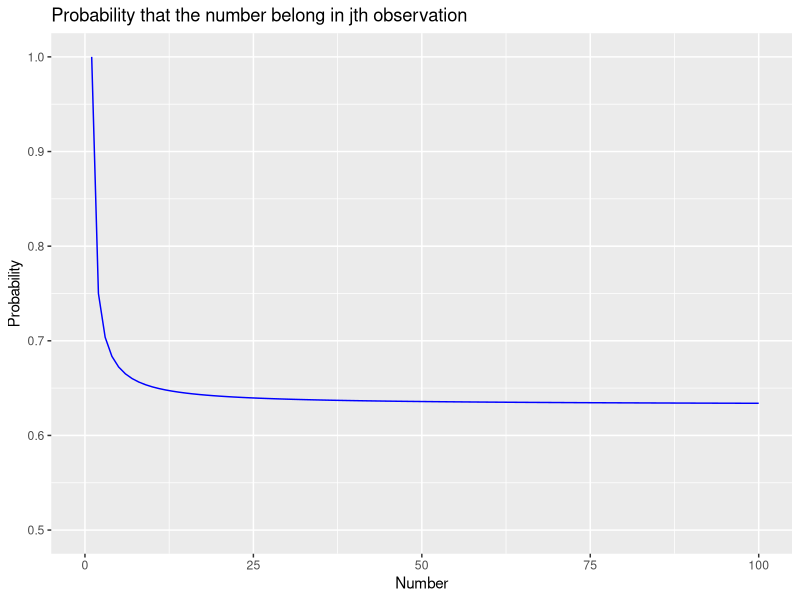
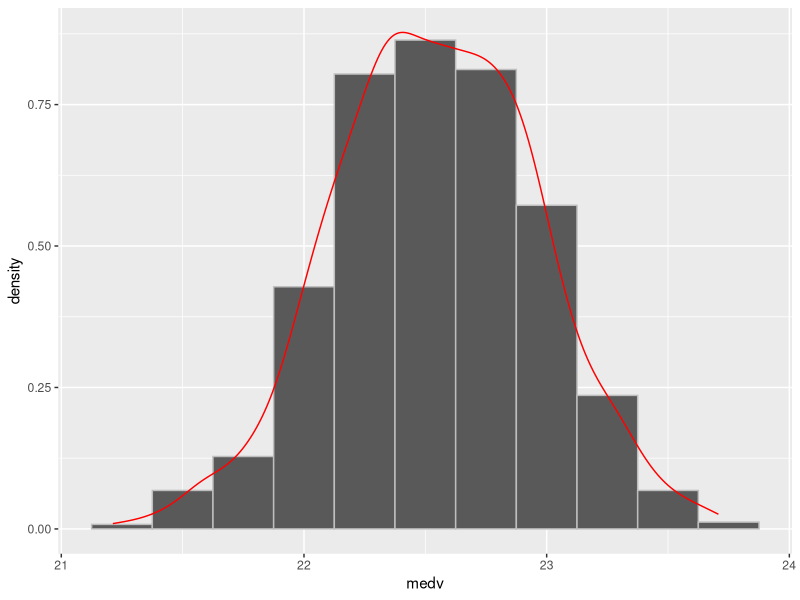
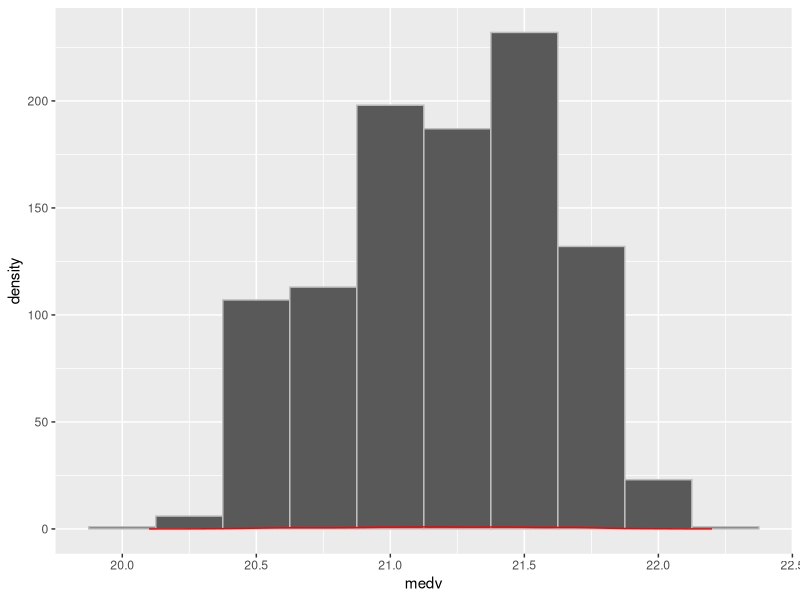

Generate these figures, in order, with R:
## ---- chunk 1
knitr::opts_chunk$set(echo = F,warning=F,message=F)
## ---- chunk 2
library(ggplot2)
n <- c(1:100000)
p <- 1-(1-1/n)^n
mydata <- data.frame(n, p)
ggplot(mydata, aes(x=n, y=p)) + 
  geom_line(size=0.5, col= "blue") + 
  xlim(c(0, 100)) + ylim(c(0.5, 1))+
  labs(title="Probability that the number belong in jth observation", y="Probability", x="Number")

## ---- chunk 3
set.seed(20218)
store=rep (NA , 10000)
for (i in 1:10000) {
store[i]=sum(sample (1:100 , rep =TRUE)==4) >0
}
mean(store)
## ---- chunk 4
library(MASS)
data(Boston)
# head(Boston)

muhat <- mean(Boston$medv)
paste0("The standard error of mu is ", round(muhat, digits = 3))
## ---- chunk 5
std_error <- (sd(Boston$medv))/sqrt(dim(Boston)[1])
paste0("The standard error of mu is ", round(std_error, digits = 6))

## ---- chunk 6
set.seed(20218)
n <- dim(Boston)[1]
B <- 1000
boot.samples <- matrix(sample(Boston$medv, size = B * n, replace = TRUE),
                      B, n)
# dim(boot.samples)
boot.statistics = apply(boot.samples, 1, mean)

require(ggplot2)
ggplot(data.frame(medv = boot.statistics),aes(x=medv)) +
  geom_histogram(binwidth=0.25,aes(y=..density..), col="grey") +
  geom_density(color="red")

medv.se = sd(boot.statistics)
paste0("The standard error of medv with bootstrap is ", round(medv.se, digits = 6))

## ---- chunk 7
t.test(Boston$medv)

confidence95 <- (c(muhat - 2*medv.se, muhat + 2*medv.se))
confidence95


## ---- chunk 8
medhat <- median(Boston$medv)
paste0("The standard error of medv with bootstrap is ", round(medhat, digits = 6))

## ---- chunk 9
set.seed(20218)
n <- dim(Boston)[1]
B <- 1000
boot.samples <- matrix(sample(Boston$medv, size = B * n, replace = TRUE),
                      B, n)
dim(boot.samples)
boot.statistics.median = apply(boot.samples, 1, median)

require(ggplot2)
ggplot(data.frame(medv = boot.statistics.median),aes(x=medv)) +
  geom_histogram(binwidth=0.25,col="grey") +
  geom_density(color="red")

medv.se.med = sd(boot.statistics.median)
paste0("The standard error of medv with bootstrap is ", round(medv.se.med, digits = 6))


## ---- chunk 10
muhat.1=quantile(Boston$medv, probs=0.1)
paste0("The tenth percentile of medv is ", muhat.1)

## ---- chunk 11

n <- dim(Boston)[1]
B <- 1000
set.seed(20218)
boot.samples <- matrix(sample(Boston$medv, size = B * n, replace = TRUE),
                      B, n)

boot.statistics.mu = apply(boot.samples,1, mean)

est <- boot.statistics.mu
# perc <- c(quantile(boot.samples, prob=0.1))

muhat0.1.se <- (2*est-quantile(boot.samples, prob=0.1))

# standard error for the mu 0.1
paste0("The tenth percentile of medv is ", (round(sd(muhat0.1.se), digits = 5)))

## ---- chunk 12
# https://www.youtube.com/watch?v=O_Fj4q8lgmc&list=PLqzoL9-eJTNDp_bWyWBdw2ioA43B3dBrl&index=1
# https://stats.idre.ucla.edu/r/library/r-library-introduction-to-bootstrapping/
# https://stackoverflow.com/questions/48665924/r-bootstrap-percentile-confidence-interval
# http://pages.stat.wisc.edu/~larget/stat302/chap3.pdf
# https://www.youtube.com/watch?v=Om5TMGj9td4&list=PLqzoL9-eJTNDp_bWyWBdw2ioA43B3dBrl&index=5
# https://www.statisticshowto.com/probability-and-statistics/statistics-definitions/what-is-the-standard-error-of-a-sample/
# ISLR Book 

